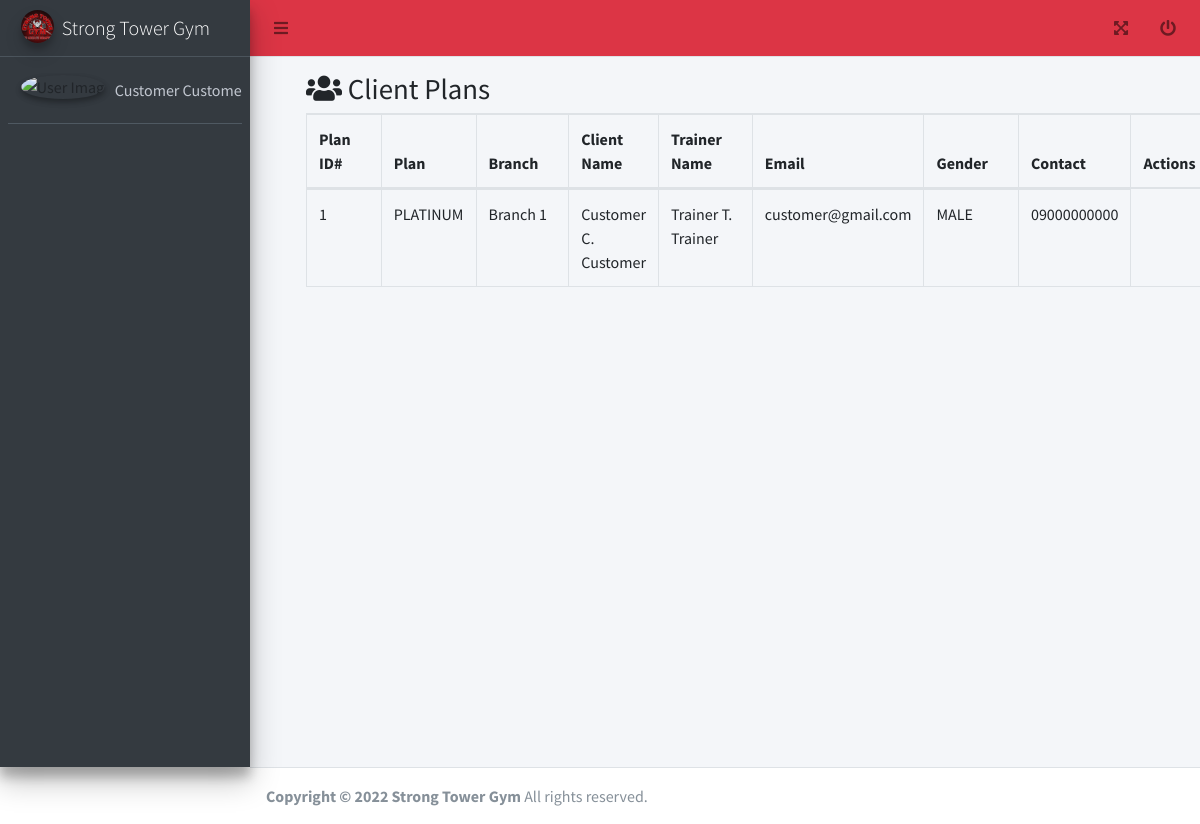
The app's page /admin/client_plans.php (signed in), older data.
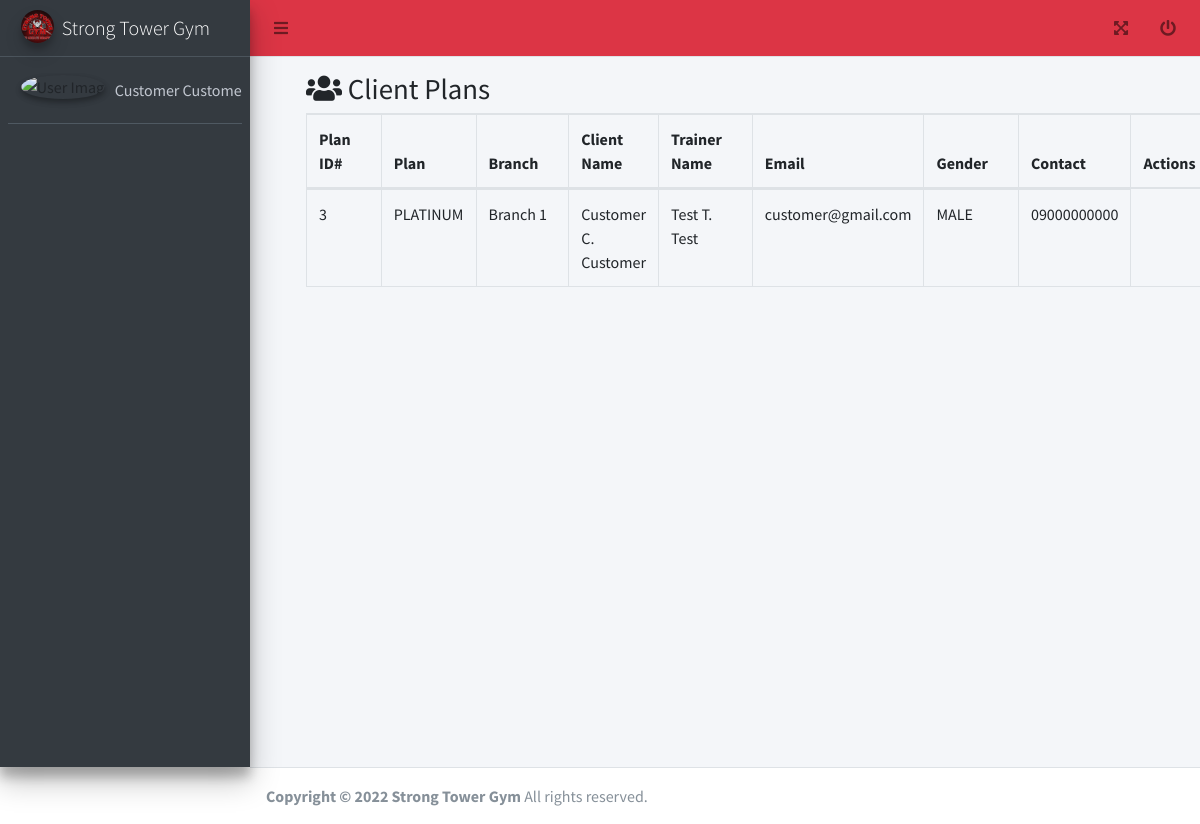
The same page, newer data.
### tables this page shows
CREATE TABLE `tbl_client_plan` (
  `id` int(11) NOT NULL AUTO_INCREMENT,
  `client_id` int(11) DEFAULT NULL,
  `plan_id` int(11) DEFAULT NULL,
  `trainer_id` int(11) DEFAULT NULL,
  `expiration_date` date DEFAULT NULL,
  `created_date` datetime DEFAULT current_timestamp(),
  `updated_date` datetime DEFAULT current_timestamp(),
  `deleted_flag` tinyint(4) DEFAULT 0,
  PRIMARY KEY (`id`)
);

CREATE TABLE `tbl_plan` (
  `id` int(11) NOT NULL AUTO_INCREMENT,
  `name` varchar(45) DEFAULT NULL,
  `per_month` varchar(45) DEFAULT NULL,
  `per_session` varchar(45) DEFAULT NULL,
  `description` text DEFAULT NULL,
  `deleted_flag` tinyint(4) DEFAULT 0,
  `backup` text DEFAULT NULL,
  PRIMARY KEY (`id`)
);

CREATE TABLE `tbl_branch` (
  `id` int(11) NOT NULL AUTO_INCREMENT,
  `name` varchar(255) DEFAULT NULL,
  `description` text DEFAULT NULL,
  `created_date` datetime DEFAULT current_timestamp(),
  `updated_date` datetime DEFAULT current_timestamp(),
  `deleted_flag` tinyint(4) DEFAULT 0,
  `sub_title` text DEFAULT NULL,
  PRIMARY KEY (`id`)
);

CREATE TABLE `tbl_user_info` (
  `id` int(11) NOT NULL AUTO_INCREMENT,
  `first_name` varchar(255) DEFAULT NULL,
  `middle_name` varchar(45) DEFAULT NULL,
  `last_name` varchar(45) DEFAULT NULL,
  `gender_id` int(11) DEFAULT NULL,
  `contact_no` varchar(45) DEFAULT NULL,
  `picture` varchar(255) DEFAULT 'default.jpg',
  `created_date` datetime DEFAULT current_timestamp(),
  `updated_date` datetime DEFAULT current_timestamp(),
  `deleted_flag` tinyint(4) DEFAULT 0,
  `address` varchar(45) DEFAULT NULL,
  PRIMARY KEY (`id`)
);

CREATE TABLE `tbl_user` (
  `id` int(11) NOT NULL AUTO_INCREMENT,
  `username` varchar(255) DEFAULT NULL,
  `email` varchar(255) DEFAULT NULL,
  `password` varchar(255) DEFAULT NULL,
  `branch_id` int(11) DEFAULT NULL,
  `access_id` int(11) DEFAULT NULL,
  `client_plan_id` int(11) DEFAULT 0,
  `plan_expiration_date` date DEFAULT NULL,
  `verified` tinyint(4) DEFAULT 0,
  `created_date` datetime DEFAULT current_timestamp(),
  `updated_date` datetime DEFAULT current_timestamp(),
  `deleted_flag` tinyint(4) DEFAULT 0,
  `access` varchar(45) DEFAULT NULL,
  PRIMARY KEY (`id`)
);

CREATE TABLE `tbl_gender` (
  `id` int(11) NOT NULL AUTO_INCREMENT,
  `name` varchar(45) DEFAULT NULL,
  `created_date` datetime DEFAULT current_timestamp(),
  `updated_date` datetime DEFAULT current_timestamp(),
  `deleted_flag` tinyint(4) DEFAULT 0,
  PRIMARY KEY (`id`)
);

### functions.php (called while the page is built, shortened)
<?php
function get_list($sql)
{
  $data = array();
  $result = mysqli_query($_SESSION['conn'], $sql);
  while ($row = mysqli_fetch_assoc($result)) {
    $data[] = $row;
  }
  return $data;
}

### admin/client_plans.php (the view, shortened to what this page needs)
<?php include('header.php'); ?>
<link rel="stylesheet" href="../adminlte/plugins/datatables-bs4/css/dataTables.bootstrap4.min.css">
<link rel="stylesheet" href="../adminlte/plugins/datatables-responsive/css/responsive.bootstrap4.min.css">
<link rel="stylesheet" href="../adminlte/plugins/datatables-buttons/css/buttons.bootstrap4.min.css">
<div>
  <div class="content-wrapper">
    <div class="content-header">
      <div class="container-fluid" id="content">
        <div class="row mb-2">
          <div class="col-sm-12">
            <h1 class="m-0"><i class="fa fa-users"></i> Client Plans</h1>
          </div>
          <div class="col-sm-12">
            <table id="example2" class="table table-bordered table-hover dataTable dtr-inline" aria-describedby="example2_info">
              <thead>
                <tr>
                  <th>Plan ID#</th>
                  <th>Plan</th>
                  <th>Branch</th>
                  <th>Client Name</th>
                  <th>Trainer Name</th>
                  <th>Email</th>
                  <th>Gender</th>
                  <th>Contact</th>
                  <th>Actions</th>
                </tr>
              </thead>
              <tbody>
                <?php $where = in_array($_SESSION['user']->access_id, array(2, 3, 4)) ? " and u.branch_id = '" . $_SESSION['user']->branch_id . "'" : ""; ?>
                <?php foreach (get_list("select tp.name as 'plan',b.name as `branch`,g.name as `gender`,UPPER(a.name) as 'access',ui.*,u.*,ui2.first_name as `t_first_name`,ui2.middle_name as `t_middle_name`, ui2.last_name as `t_last_name`,tc.id from tbl_client_plan tc inner join tbl_user u on u.id = tc.client_id inner join tbl_user_info ui on ui.id = u.id inner join tbl_access a on a.id = u.access_id inner join tbl_gender g on g.id = ui.gender_id inner join tbl_branch b on b.id = u.branch_id inner join tbl_plan tp on tp.id = tc.plan_id  inner join tbl_user_info ui2 on ui2.id = tc.trainer_id where u.access_id = 5 and tc.deleted_flag = 0 $where") as $res) { ?>
                  <td><?php echo $res['id']; ?></td>
                  <td><?php echo strtoupper($res['plan']); ?></td>
                  <td><?php echo ucfirst($res['branch']); ?></td>
                  <td><?php echo ucwords($res['first_name'] . ' ' . $res['middle_name'][0] . '. ' . $res['last_name']); ?></td>
                  <td><?php echo ucwords($res['t_first_name'] . ' ' . $res['t_middle_name'][0] . '. ' . $res['t_last_name']); ?></td>
                  <td><?php echo $res['email']; ?></td>
                  <td><?php echo strtoupper($res['gender']); ?></td>
                  <td><?php echo $res['contact_no']; ?></td>
                <?php } ?>
              </tbody>
            </table>
          </div>
        </div>
      </div>
    </div>
  </div>
</div>
</div>
<?php include('footer.php'); ?>

### admin/header.php (shortened to what this page needs)
<?php
require_once('../functions.php');
?>
<!DOCTYPE html>
<html lang="en">
<head>
  <link rel="stylesheet" href="../adminlte/plugins/fontawesome-free/css/all.min.css">
  <link rel="stylesheet" href="../adminlte/plugins/datatables-bs4/css/dataTables.bootstrap4.min.css">
  <link rel="stylesheet" href="../adminlte/plugins/datatables-responsive/css/responsive.bootstrap4.min.css">
  <link rel="stylesheet" href="../adminlte/plugins/datatables-buttons/css/buttons.bootstrap4.min.css">
  <link rel="stylesheet" href="../adminlte/dist/css/adminlte.min.css">
  <link rel="stylesheet" href="../adminlte/css/admin.css">
</head>
<body class="hold-transition sidebar-mini">
  <div class="wrapper">
    <nav class="main-header navbar navbar-expand navbar-danger navbar-light">
      <ul class="navbar-nav">
        <li class="nav-item">
          <a class="nav-link" data-widget="pushmenu" href="#" role="button"><i class="fas fa-bars"></i></a>
        </li>
      </ul>
      <ul class="navbar-nav ml-auto">
        <li class="nav-item">
          <a class="nav-link" data-widget="fullscreen" href="#" role="button">
            <i class="fas fa-expand-arrows-alt"></i>
          </a>
        </li>
        <li class="nav-item">
          <a class="nav-link" data-toggle="modal" data-target="#modal-default" role="button">
            <i class="fas fa-power-off"></i>
          </a>
        </li>
      </ul>
    </nav>
    <aside class="main-sidebar elevation-4 sidebar-dark-danger">
      <a href="#" class="brand-link">
        <img src="../adminlte/dist/img/logo.jpg" alt="AdminLTE Logo" class="brand-image img-circle elevation-3" style="opacity: .8">
        <span class="brand-text font-weight-light">Strong Tower Gym</span>
      </a>
      <div class="sidebar">
        <div class="user-panel mt-3 pb-3 mb-3 d-flex">
          <div class="image">
            <img src="../profile/<?= $_SESSION['user']->picture ?>" class="img-circle elevation-2" alt="User Image">
          </div>
          <div class="info">
            <a href="#" class="d-block"><?= ucfirst($_SESSION['user']->first_name) . ' ' . ucfirst($_SESSION['user']->last_name); ?></a>
          </div>
        </div>
      </div>
    </aside>

### admin/footer.php (shortened to what this page needs)
<footer class="main-footer">
  <strong>Copyright &copy; 2022 Strong Tower Gym</strong> All rights reserved.
</footer>
</body>
</html>

### adminlte/css/admin.css (style rules this page uses)
#content { padding: 3em; padding-top: 0px; min-height: 85vh; }

Row changes from the older to the newer data that the page shows:
no longer on this page (row edited): tbl_client_plan: id "1", plan.name "PLATINUM", tbl_branch.name "Branch 1", tbl_user_info.first_name+middle_name+last_name "Customer C. Customer", tbl_user_info.first_name+middle_name+last_name "Trainer T. Trainer", tbl_user.email "customer@gmail.com", tbl_gender.name "MALE", tbl_user_info.contact_no "09000000000"
added tbl_client_plan: id "3", plan.name "PLATINUM", tbl_branch.name "Branch 1", tbl_user_info.first_name+middle_name+last_name "Customer C. Customer", tbl_user_info.first_name+middle_name+last_name "Test T. Test", tbl_user.email "customer@gmail.com", tbl_gender.name "MALE", tbl_user_info.contact_no "09000000000"
